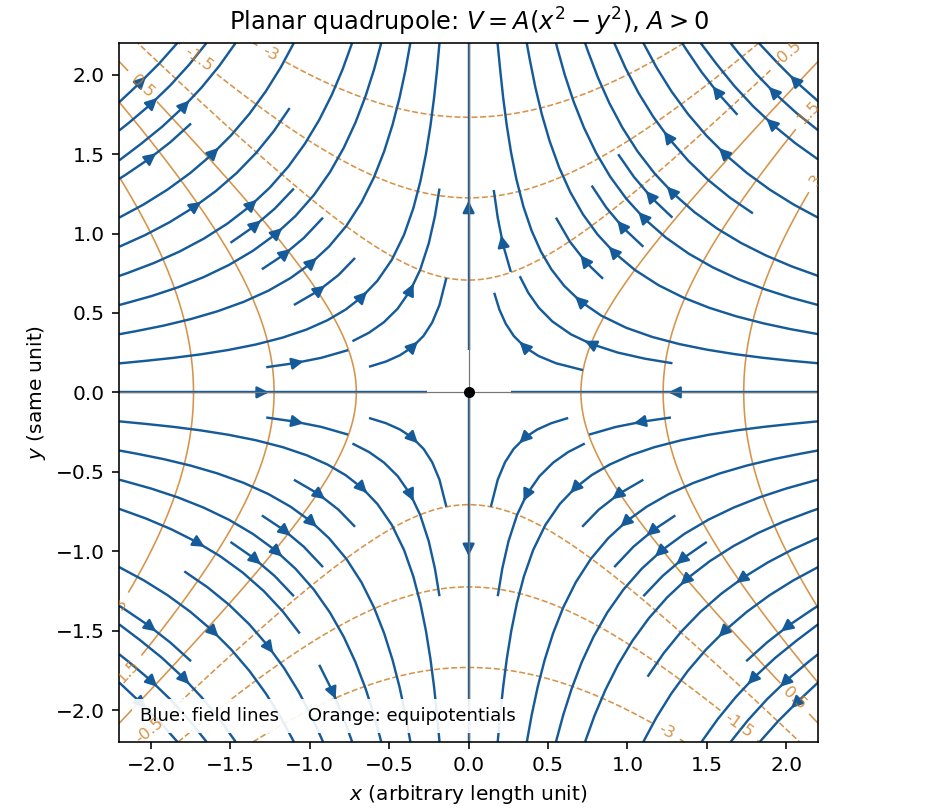

The Python source for this figure:
"""Original planar-quadrupole sketch; Python 3.14, matplotlib and numpy from pyproject.toml.

Write the PNG basename to the current working directory.
"""
from pathlib import Path
import matplotlib
matplotlib.use('Agg')
import matplotlib.pyplot as plt
import numpy as np

x=np.linspace(-2.2,2.2,301)
y=np.linspace(-2.2,2.2,301)
X,Y=np.meshgrid(x,y)
fig,ax=plt.subplots(figsize=(6.4,5.6),layout='constrained',facecolor='white')
ax.set_facecolor('white')
levels=[-3,-1.5,-.5,.5,1.5,3]
cs=ax.contour(X,Y,X**2-Y**2,levels=levels,colors='#cc7a1d',linewidths=.8,alpha=.8)
ax.clabel(cs,fmt='%g',fontsize=8)
ax.streamplot(x,y,-X,Y,color='#165b99',density=.85,arrowsize=1.2,linewidth=1.2)
ax.axhline(0,color='#777777',lw=.6)
ax.axvline(0,color='#777777',lw=.6)
ax.scatter([0],[0],s=20,color='black',zorder=4)
ax.set(xlim=(-2.2,2.2),ylim=(-2.2,2.2),aspect='equal',xlabel=r'$x$ (arbitrary length unit)',ylabel=r'$y$ (same unit)',title=r'Planar quadrupole: $V=A(x^2-y^2)$, $A>0$')
ax.text(.03,.03,'Blue: field lines     Orange: equipotentials',transform=ax.transAxes,fontsize=9,bbox={'facecolor':'white','edgecolor':'none','alpha':.9})
fig.savefig(Path(__file__).stem+'.png',dpi=145,facecolor='white')
